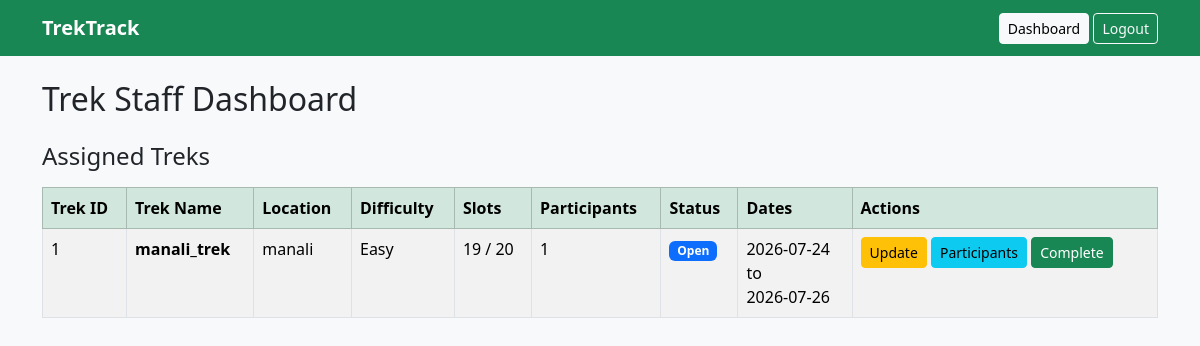
The app's page /dashboard (signed in) with its own data.
### tables this page shows
CREATE TABLE treks (
    trek_id INTEGER PRIMARY KEY AUTOINCREMENT,
    trek_name TEXT NOT NULL,
    location TEXT NOT NULL,
    difficulty TEXT NOT NULL CHECK(difficulty IN ('Easy', 'Moderate', 'Hard')),
    duration INTEGER NOT NULL CHECK(duration > 0),
    total_slots INTEGER NOT NULL CHECK(total_slots > 0),
    available_slots INTEGER NOT NULL CHECK(
        available_slots >= 0 AND available_slots <= total_slots
    ),
    assigned_staff_id INTEGER,
    status TEXT NOT NULL DEFAULT 'Pending'
        CHECK(status IN ('Pending', 'Approved', 'Open', 'Closed', 'Started', 'Completed')),
    start_date TEXT NOT NULL,
    end_date TEXT NOT NULL,
    description TEXT,
    is_archived INTEGER NOT NULL DEFAULT 0 CHECK(is_archived IN (0, 1)),
    created_at TEXT NOT NULL DEFAULT CURRENT_TIMESTAMP,

    FOREIGN KEY (assigned_staff_id)
        REFERENCES users(user_id)
        ON DELETE SET NULL
);

### app.py (the view, shortened to what this page needs)
@app.route("/dashboard")
@login_required
def dashboard():
    db = get_db()
    if g.user["role"] == "staff":
        treks = db.execute("""
            SELECT t.*,
                   (SELECT COUNT(*)
                    FROM bookings b
                    WHERE b.trek_id = t.trek_id AND b.status = 'Booked')
                   AS participant_count
            FROM treks t
            WHERE t.assigned_staff_id = ?
              AND t.is_archived = 0
            ORDER BY t.start_date
        """, (g.user["user_id"],)).fetchall()
        return render_template("staff_dashboard.html", treks=treks)

### app.py (called while the page is built)
def get_db():
    if "db" not in g:
        Path(app.config["DATABASE"]).parent.mkdir(parents=True, exist_ok=True)
        g.db = sqlite3.connect(app.config["DATABASE"])
        g.db.row_factory = sqlite3.Row
        g.db.execute("PRAGMA foreign_keys = ON")
    return g.db

@app.before_request
def load_current_user():
    g.user = None
    user_id = session.get("user_id")
    if user_id:
        g.user = get_db().execute("""
            SELECT *
            FROM users
            WHERE user_id = ?
        """, (user_id,)).fetchone()
        if g.user is None or g.user["is_blacklisted"]:
            session.clear()

def login_required(view):
    @wraps(view)
    def wrapped_view(*args, **kwargs):
        if g.user is None:
            flash("Please log in first.", "warning")
            return redirect(url_for("login"))
        return view(*args, **kwargs)
    return wrapped_view

### templates/staff_dashboard.html
{% extends "base.html" %}
{% block content %}
<h2 class="mb-4">Trek Staff Dashboard</h2>
<h4>Assigned Treks</h4>
{% if treks %}
<table class="table table-bordered table-striped mt-3">
    <thead class="table-success">
        <tr>
            <th>Trek ID</th>
            <th>Trek Name</th>
            <th>Location</th>
            <th>Difficulty</th>
            <th>Slots</th>
            <th>Participants</th>
            <th>Status</th>
            <th>Dates</th>
            <th>Actions</th>
        </tr>
    </thead>
    <tbody>
        {% for trek in treks %}
        <tr>
            <td>{{ trek["trek_id"] }}</td>
            <td>
                <strong>{{ trek["trek_name"] }}</strong>
            </td>
            <td>{{ trek["location"] }}</td>
            <td>{{ trek["difficulty"] }}</td>
            <td>
                {{ trek["available_slots"] }} /
                {{ trek["total_slots"] }}
            </td>
            <td>{{ trek["participant_count"] }}</td>
            <td>
                <span class="badge bg-primary">
                    {{ trek["status"] }}
                </span>
            </td>
            <td>
                {{ trek["start_date"] }}
                <br>
                to
                <br>
                {{ trek["end_date"] }}
            </td>
            <td>
                <a href="{{ url_for('staff_update_trek', trek_id=trek['trek_id']) }}"
                   class="btn btn-sm btn-warning mb-1">
                    Update
                </a>
                <a href="{{ url_for('staff_participants', trek_id=trek['trek_id']) }}"
                   class="btn btn-sm btn-info mb-1">
                    Participants
                </a>
                {% if trek["status"] != "Completed" %}
                <form method="POST"
                      action="{{ url_for('complete_trek', trek_id=trek['trek_id']) }}"
                      class="d-inline">
                    <button class="btn btn-sm btn-success mb-1">
                        Complete
                    </button>
                </form>
                {% endif %}
            </td>
        </tr>
        {% endfor %}
    </tbody>
</table>
{% else %}
<div class="alert alert-info">
    No treks have been assigned to you yet.
</div>
{% endif %}
{% endblock %}

### static/styles.css (style rules this page uses)
body { background-color: #f8f9fa; }
.table { background-color: white; }

### records on screen
treks: trek_id "1", trek_name "manali_trek", location "manali", difficulty "Easy", available_slots "19", total_slots "20", participant_count "1", status "Open", start_date "2026-07-24", end_date "2026-07-26"
